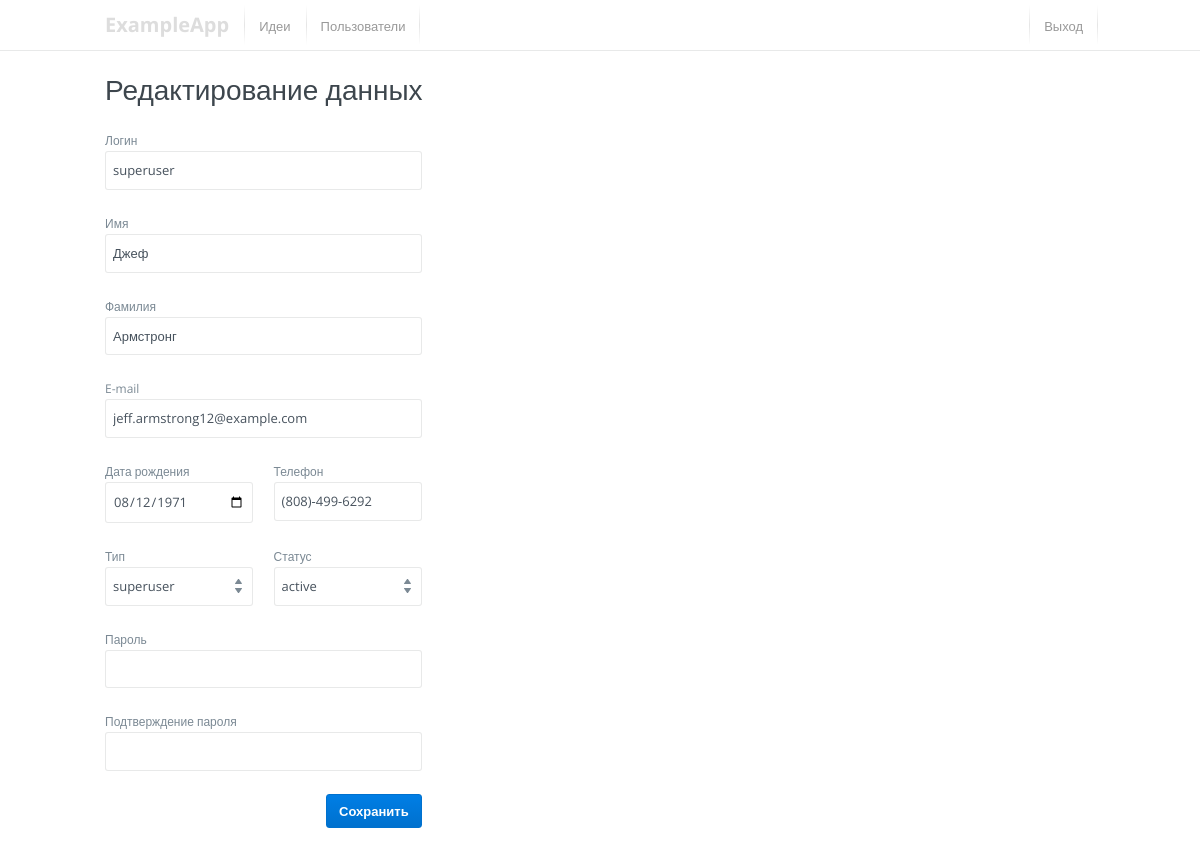
Page /?page=user-edit&id=1 (signed in) on the committed database.
### tables this page shows
CREATE TABLE `users` (
  `id` int(10) NOT NULL AUTO_INCREMENT,
  `login` varchar(32) NOT NULL,
  `firstname` varchar(32) NOT NULL,
  `lastname` varchar(32) NOT NULL,
  `birthday` date NOT NULL,
  `email` varchar(140) NOT NULL,
  `phonenumber` varchar(32) NOT NULL,
  `status` enum('inactive','active') DEFAULT 'active',
  `type` enum('superuser', 'administrator','editor','user') NOT NULL,
  `hash` varchar(64) NOT NULL,
  `deleted` int(1) NOT NULL DEFAULT 0,
  PRIMARY KEY (`id`)
);

### views/user-edit.php (the view, shortened to what this page needs)
<?php
$edited_user = null;
$insert_id = null;
$edited_user_id = isset($_GET['id']) ? $_GET['id'] : null;
$edited_user_id = (int) $edited_user_id;
$user_types = array('user', 'editor', 'administrator', 'superuser');
$user_statuses = array('active', 'inactive');
if ($edited_user_id) {
  $sql = "SELECT * FROM users WHERE id = {$edited_user_id}";
  $result = $connect->query($sql);
  $result_array = $result->fetch_all(MYSQLI_ASSOC);
  $edited_user = $result_array[0];
}
include 'views/header.php' ?>
<header>
  <div class="o-wrap">
    <div class="o-grid">
      <div class="o-grid__col o-grid__col-1of-2">
        <a href="./" class="logo">ExampleApp</a>
        <nav>
          <?php if ($permissions['ideas:show']): ?>
            <a href="?page=ideas-list">Идеи</a>
          <?php endif?>
          <?php if ($permissions['users:show']): ?>
            <a href="?page=users-list">Пользователи</a>
          <?php endif?>
        </nav>
      </div>
      <div class="o-grid__col o-grid__col-1of-2 u-l-fr">
        <nav>
          <a href="?page=logout">Выход</a>
        </nav>
      </div>
    </div>
  </div>
</header>
<div class="o-wrap">
  <?php if ($insert_id): ?>
    <div class="c-banner u-l-p">
      Пользователь
        <a href="?page=user-edit&id=<?php echo $insert_id ?>">
          <?php echo $edited_user['firstname']?>
          <?php echo $edited_user['lastname']?>
          (<?php echo $edited_user['login']?>)
        </a> успешно создан <br>
      <a href="?page=user-edit">создать нового пользователя</a> |
      <a href="?page=users-list">перейти к списку пользователей</a>
    </div>
  <?php else: ?>
    <?php if ($edited_user_id): ?>
      <h1>Редактирование данных</h1>
    <?php else: ?>
      <h1>Добавление пользователя</h1>
    <?php endif; ?>
    <form method="post">
      <div class="o-grid">
        <div class="o-grid__col o-grid__col--1-of-3">
          <label class="c-label">
            Логин
            <input class="c-input" type="text" name="login" value="<?php echo $edited_user ? $edited_user['login'] : '' ?>" required>
          </label>
          <label class="c-label">
            Имя
            <input class="c-input" type="text" name="firstname" value="<?php echo $edited_user ? $edited_user['firstname'] : '' ?>" required>
          </label>
          <label class="c-label">
            Фамилия
            <input class="c-input" type="text" name="lastname" value="<?php echo $edited_user ? $edited_user['lastname'] : '' ?>" required>
          </label>
          <label class="c-label">
            E-mail
            <input class="c-input" type="email" name="email" value="<?php echo $edited_user ? $edited_user['email'] : '' ?>" required>
          </label>
          <div class="o-wrap">
            <div class="o-grid">
              <div class="o-grid__col o-grid__col--1-of-2">
                <label class="c-label">
                  Дата рождения
                  <input class="c-input" type="date" name="birthday" value="<?php echo $edited_user ? $edited_user['birthday'] : '' ?>" required>
                </label>
              </div>
              <div class="o-grid__col o-grid__col--1-of-2">
                <label class="c-label">
                  Телефон
                  <input class="c-input" type="phone" name="phonenumber" value="<?php echo $edited_user ? $edited_user['phonenumber'] : '' ?>" required>
                </label>
              </div>
            </div>
          </div>
          <div class="o-wrap">
            <div class="o-grid">
              <div class="o-grid__col o-grid__col--1-of-2">
                <label class="c-label">
                  Тип
                  <select name="type" class="c-input">
                    <?php foreach ($user_types as $type): ?>
                      <option value="<?php echo $type ?>" <?php echo $edited_user && $edited_user['type'] == $type ? "selected" : "" ?> >
                        <?php echo $type ?>
                      </option>
                    <?php endforeach; ?>
                  </select>
                </label>
              </div>
              <div class="o-grid__col o-grid__col--1-of-2">
                <label class="c-label">
                  Статус
                  <select name="status" class="c-input">
                    <?php foreach ($user_statuses as $status): ?>
                      <option value="<?php echo $status ?>" <?php echo $edited_user && $edited_user['status'] == $status ? "selected" : "" ?> >
                        <?php echo $status ?>
                      </option>
                    <?php endforeach; ?>
                  </select>
                </label>
              </div>
            </div>
          </div>
          <label class="c-label">
            Пароль
            <input class="c-input" type="password" name="password">
          </label>
          <label class="c-label">
            Подтверждение пароля
            <input class="c-input" type="password" name="password-confirm">
          </label>
          <div class="u-font-right">
            <button class="c-btn c-btn--primary">Сохранить</button>
          </div>
        </div>
      </div>
    </form>
  <?php endif; ?>
</div>
<?php include 'views/footer.php'; ?>

### assets/css/scooter.css (style rules this page uses)
input, button, textarea, select { font: inherit; -webkit-appearance: none; -moz-appearance: none; appearance: none; }
html, :root { box-sizing: border-box; font: 81.25%/1.75 "Open Sans", "Helvetica Neue", Arial, sans-serif; color: #3d464d; }
h1, .f-alpha { display: block; margin-bottom: 23px; font-size: 28px; font-weight: 200; line-height: 36px; }
a, .f-a { text-decoration: none; color: #007ee5; cursor: pointer; }
.o-wrap { display: block; max-width: 990px; margin: 0 auto; }
.o-grid { list-style: none; margin-left: -20px; }
.o-grid__col--1-of-3, .o-grid__col--2-of-6, .o-grid__col--4-of-12 { width: 33.33333%; }
.o-grid__col--1-of-2, .o-grid__col--2-of-4, .o-grid__col--3-of-6, .o-grid__col--6-of-12 { width: 50%; }
.o-grid__col { box-sizing: border-box; display: inline-block; margin-right: -0.24em; min-height: 1px; padding-left: 20px; vertical-align: top; }
.c-btn { display: inline-block; padding: 7px 12px; font-weight: 600; line-height: 1.4; text-align: center; text-decoration: none; border: 1px solid currentColor; border-radius: 3px; cursor: pointer; }
.c-btn.c-btn--primary { color: white; border-color: #0071ce; background-color: #007ee5; background: -webkit-linear-gradient(#007ee5, #0071ce); background: linear-gradient(#007ee5, #0071ce); }
.c-label { display: block; margin-bottom: 23px; font-size: 12px; color: #7b8994; }
.c-input { display: block; width: 100%; padding: 7px; font-size: 13px; color: #47525d; border: 1px solid rgba(37, 40, 43, 0.1); border-radius: 3px; background-color: white; background-clip: padding-box; }
select.c-input { background-image: url("../images/icon-form-dropdown.svg"); background-size: 7px 14px; background-position: right 10px center; background-repeat: no-repeat; padding-right: 27px; }
.u-l-fr { float: right !important; }
.u-font-right { text-align: right !important; }

### assets/css/style.css (style rules this page uses)
body { margin-bottom: 60px; }
header { margin-bottom: 20px; border-bottom: 1px solid rgba(37, 40, 43, 0.1); vertical-align: top; }
header .logo, header nav, header nav a { display: block; float: left; }
header .logo { font-size: 20px; color: #ddd; height: 50px; padding: 7px 15px 0 0; font-weight: bold; }
header nav a { position: relative; padding: 15px; height: 50px; color: #999; }
header nav a::before, header nav a:last-child::after { position: absolute; top: 5px; bottom: 5px; width: 1px; background: linear-gradient(rgba(0, 0, 0, 0), rgba(0, 0, 0, 0.1), rgba(0, 0, 0, 0)); content: ""; }
header nav a::before { left: 0; }
header nav a:last-child::after { right: 0; }

### rows in the picture
users: login "superuser", firstname "Джеф", lastname "Армстронг", email "jeff.armstrong12@example.com", birthday "08/12/1971", phonenumber "(808)-499-6292", type "superuser", status "active"
